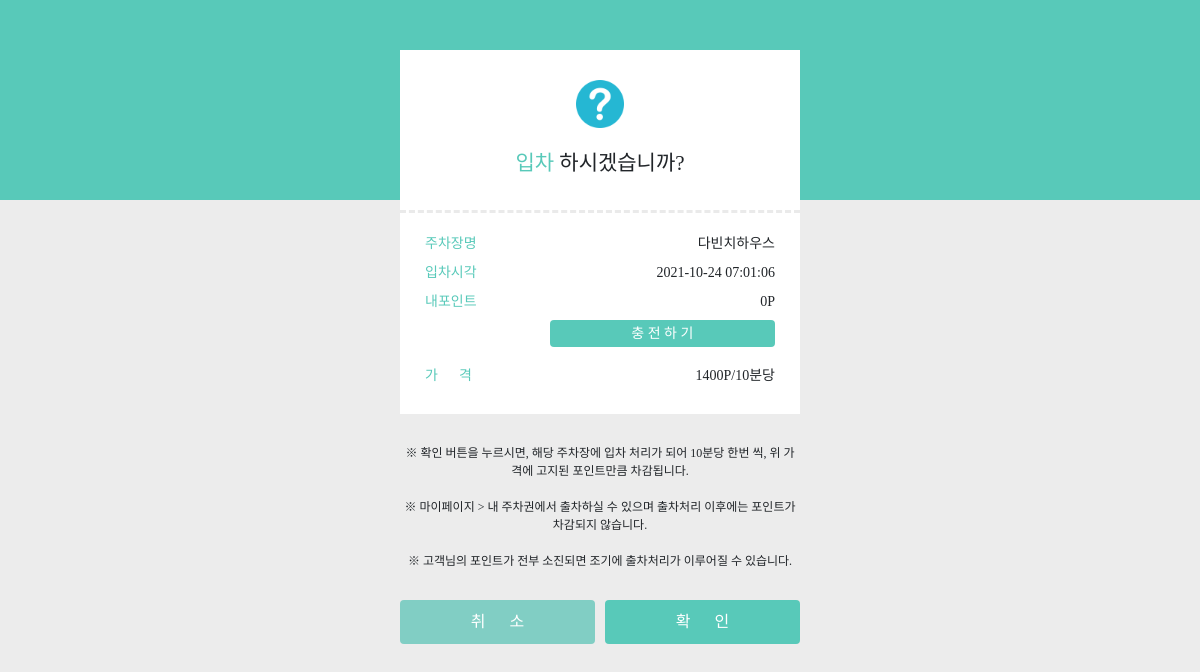
The app's page /map/ticket/buy/3 (signed in) with its own data.
### map/models.py (models this page shows, shortened)
class ParkingLot(models.Model):
    name = models.CharField(max_length=50)
    user = models.ForeignKey(User, on_delete=models.CASCADE, null=True)
    address = models.CharField(max_length=100)
    image = models.ImageField(upload_to='images/')
    start_time = models.CharField(max_length=10)
    space = models.IntegerField()
    end_time = models.CharField(max_length=10)
    latitude = models.FloatField()
    longitude = models.FloatField()
    fee = models.IntegerField()

### common/models.py (models this page shows, shortened)
class Personal(models.Model):
    user = models.OneToOneField(User, on_delete=models.CASCADE, primary_key=True)
    nickname = models.CharField(max_length=100)
    point = models.IntegerField(null=True, blank=True)
    deposit = models.IntegerField()
    email = models.CharField(max_length=200)
    phone = models.CharField(max_length=14)
    addr = models.CharField(max_length=200)
    postcode = models.IntegerField()
    class Meta:
        db_table= 'personal'

### map/views.py (the view)
# urls.py: path('ticket/buy/<int:parking_lot_id>', views.buy_ticket, name='buy_ticket'),
def buy_ticket(request, parking_lot_id):
    parking_lot = ParkingLot.objects.get(id=parking_lot_id)
    personal = Personal.objects.get(user=request.user)
    context = {'parking_lot':parking_lot, 'personal': personal}
    return render(request, 'map/ticket_form.html', context)

### templates/map/ticket_form.html (shortened to what this page needs)
{% extends 'base.html' %}
{% load static %}
{% block content %}
<div id="content">
    <div id="header">
        <text id="message">
            <img src="{% static 'icon/question.png' %}" id="status_icon" /><br>
            <text class="bold">입차</text> 하시겠습니까?
        </text>
    </div>
    <hr>
    <div class="container" id="body">
        <div class="row mb-2" id="row">
            <div class="col-4 left-col" >주차장명</div>
            <div class="col-8 right-col" id="name">{{ parking_lot.name }}</div>
        </div>
        <div class="row mb-2" id="row">
            <div class="col-4 left-col" >입차시각</div>
            <div class="col-8 right-col" id="datetime"></div>
        </div>
        <div class="row mb-2" id="row">
            <div class="col-4 left-col" >내포인트</div>
            <div class="col-8 right-col" id="point">{{ personal.point }}P</div>
        </div>
        <div class="row mb-2" id="row">
            <div class="col-4 left-col" ></div>
            <div class="col-8 right-col">
                <button type="button" class="btn btn-sub shadow-none" onclick="goToPay()">
                    충 전 하 기
                </button>
            </div>
        </div>
        <div class="row mb-2" id="row">
            <div class="col-4 left-col" >가&nbsp;&nbsp;&nbsp;&nbsp;&nbsp;&nbsp;격</div>
            <div class="col-8 right-col" id="fee">{{ parking_lot.fee }}P/10분당</div>
        </div>
    </div>
</div>
<div id="info">
    ※ 확인 버튼을 누르시면, 해당 주차장에 입차 처리가 되어 10분당 한번 씩, 위 가격에 고지된 포인트만큼 차감됩니다.<br><br>
    ※ 마이페이지 > 내 주차권에서 출차하실 수 있으며 출차처리 이후에는 포인트가 차감되지 않습니다.<br><br>
    ※ 고객님의 포인트가 전부 소진되면 조기에 출차처리가 이루어질 수 있습니다.
</div>
<div class="container" id="buttons">
    <div class="row" id="row">
        <div class="col-6" style="padding-left:0px; padding-right:5px;">
            <button class="btn btn-main shadow-none" id="btn_cancel" type="button"  onclick="goToMain()">
                취&nbsp;&nbsp;&nbsp;&nbsp;&nbsp;&nbsp;소
            </button>
        </div>
        <div class="col-6" style=" padding-left:5px; padding-right:0px;">
            <button class="btn btn-main shadow-none" id="btn_ok" type="button" onclick="submit()">
                확&nbsp;&nbsp;&nbsp;&nbsp;&nbsp;&nbsp;인
            </button>
        </div>
    </div>
</div>
{% endblock %}

### templates/map/ticket_form.html (style rules this page uses)
body { background-color:#ececec; font-family:'넥슨 고딕'; }
#content { background-color: white; min-width: 300px; max-width: 400px; width:80%; margin: auto; margin-top:50px; }
#content > #header { height:20vh; min-height:150px; max-height:200px; display: table; width:100%; }
#content > #header > #message { display:table-cell; text-align: center; vertical-align: middle; font-size: 21px; }
#content > #header > #message > #status_icon { width: 48px; height: auto; margin-bottom: 20px; }
#content > hr { border: none; border-top: 3px dashed rgb(173, 173, 173); color: #fff; background-color: #fff; height: 1px; width: 100%; margin: 0px !important; }
#content > #body { padding:20px 25px; margin-bottom: 20px; }
#info { min-width: 300px; max-width: 400px; width:80%; margin: auto; text-align: center; font-size:12px; padding: 10px 0px; }
#buttons { min-width: 300px; max-width: 400px; width:80%; margin:auto; margin-top:20px; margin-bottom:20px; }
.bold { font-family: '넥슨 고딕 bold'; color: #58C9B9; }
.left-col { text-align: left; color: #58C9B9; font-size: 14px; }
.right-col { text-align: right; font-size: 14px; }
.btn-main { background-color: #58C9B9; color: white; border: none; width:100%; padding:10px; }
.btn-sub { background-color: #58C9B9; color: white; border: none; width:100%; font-size:14px; padding:3px; margin-bottom: 10px; }
#btn_cancel { background-color: #81cec4; }

### records on screen
ParkingLot: name "다빈치하우스", fee "1400"
Personal: point "0"
